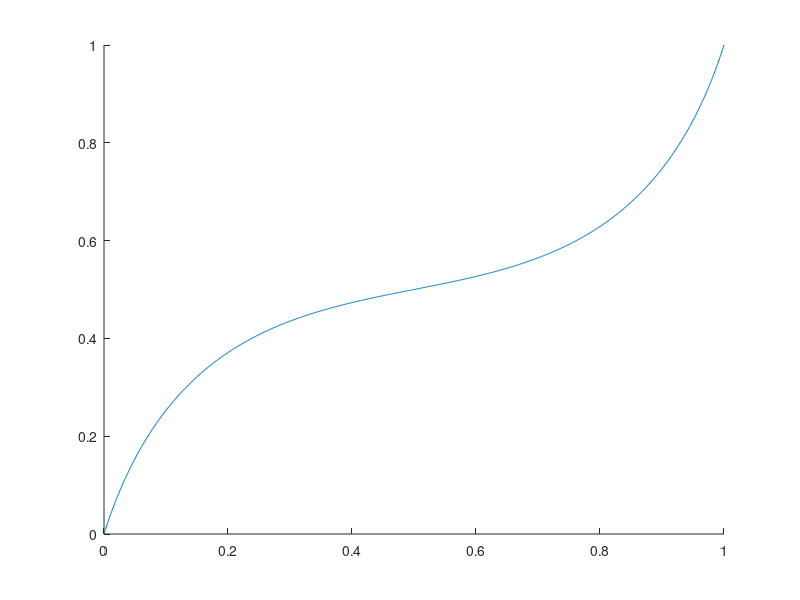

Reproduce this figure in MATLAB. (Note: this script raises an error after producing the figure.)
clc
clear
close all
%% Bezier function coeficients
t = 0: .001:1;
b0 = (1-t).^3;
b1 = 3*t.*(1-t).^2;
b2 = 3*(1-t).*t.^2;
b3 = t.^3;

%% Control points
P0 = [0,0,0; 1,1,1; 2,2,2; 2,2,2; 1,1,1];
P1 = [0.2,0.8,0.6; 1.2,1.8,1.6; 2.8, 3.5,3; 2.5,1.2,1; 2.5,1.2,0.7];
P2 = [0.8,0.2,0.3; 1.8,1.2,0.9; 3.5,2.2,2.3; 3.5,2.5,2.2; 1.5,1,1.1];
P3 = [1,1,1; 2,2,2; 4,3,1.6; 4,1.5,4; 1.5,1,1.1];
%% Plots
for i=1:size(P0,1)
x = P0(i,1)*b0+P1(i,1)*b1+P2(i,1)*b2+P3(i,1)*b3;
y = P0(i,2)*b0+P1(i,2)*b1+P2(i,2)*b2+P3(i,2)*b3;
z = P0(i,3)*b0+P1(i,3)*b1+P2(i,3)*b2+P3(i,3)*b3;
hold on
figure(1)
plot3(x,y,z)
r=0.025;
[X,Y,Z] = tubeplot(x,y,z,r,1,100);
if i==1
    [X1,Y1,Z1]=deal(X,Y,Z);
else
[X1,Y1,Z1]=deal([X1;X],[Y1;Y],[Z1;Z]);
end
s=surf(X,Y,Z,'EdgeColor','k','EdgeAlpha',0.5,'LineWidth',0.001,'FaceAlpha',1);
s.FaceColor='r';

end
view([40 40])